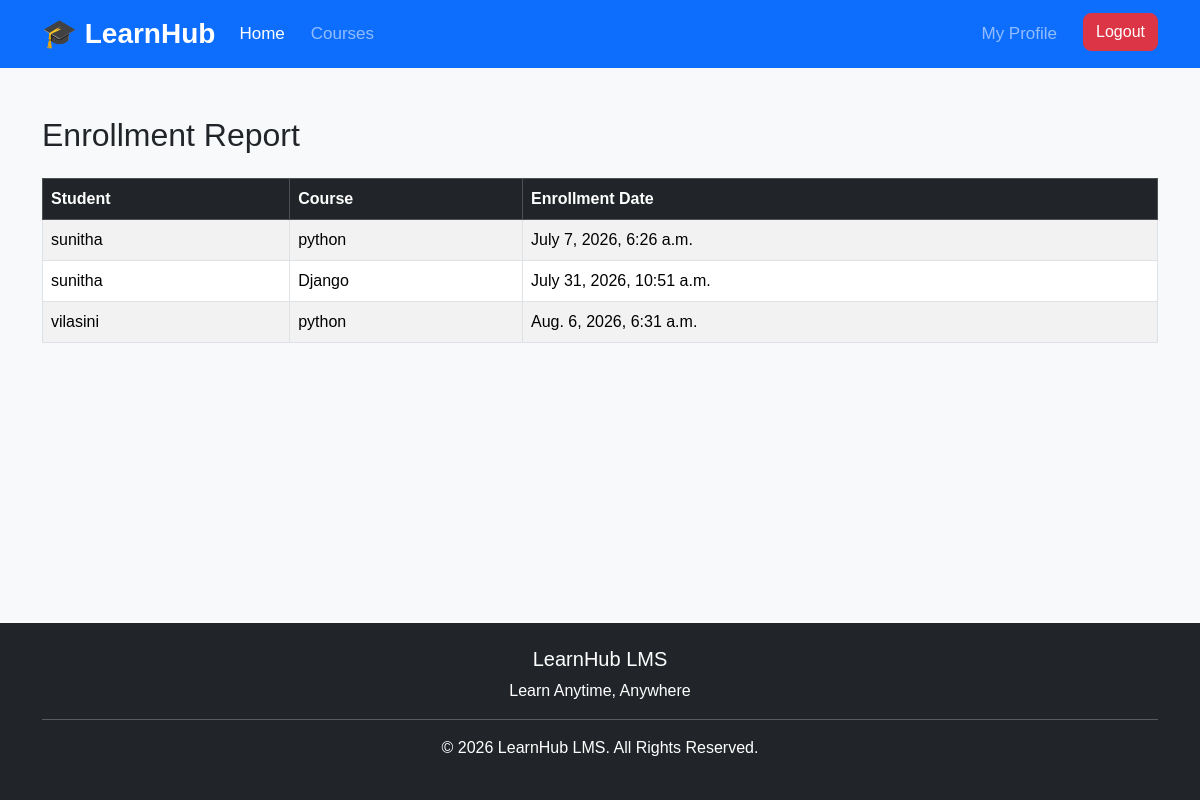
The app's page /enrollment-report/ (signed in) with its own data.
### courses/models.py (models this page shows, shortened)
class Enrollment(models.Model):
    student = models.ForeignKey(
        Profile,
        on_delete=models.CASCADE,
        limit_choices_to={'role': 'student'}
    )
    course = models.ForeignKey(
        Course,
        on_delete=models.CASCADE
    )
    enrolled_at = models.DateTimeField(
        auto_now_add=True
    )
    class Meta:
        unique_together = ['student', 'course']

class Course(models.Model):
    teacher = models.ForeignKey(
        Profile,
        on_delete=models.CASCADE,
        limit_choices_to={'role': 'teacher'}
    )
    title = models.CharField(max_length=200)
    description = models.TextField()
    category = models.CharField(
        max_length=30,
        choices=CATEGORY_CHOICES
    )
    level = models.CharField(
        max_length=20,
        choices=LEVEL_CHOICES
    )
    course_fee = models.DecimalField(
        max_digits=10,
        decimal_places=2
    )
    duration = models.CharField(
        max_length=100
    )
    course_image = models.ImageField(
        upload_to="courses/",
        blank=True,
        null=True
    )
    maximum_students = models.PositiveIntegerField(
        default=100
    )
    language = models.CharField(
        max_length=50,
        default="English"
    )
    status = models.CharField(
        max_length=20,
        choices=STATUS_CHOICES,
        default="draft"
    )
    created_at = models.DateTimeField(
        auto_now_add=True
    )
    updated_at = models.DateTimeField(
        auto_now=True
    )

### accounts/models.py (models this page shows, shortened)
class Profile(models.Model):
    user = models.OneToOneField(
        User,
        on_delete=models.CASCADE
    )
    role = models.CharField(
        max_length=10,
        choices=ROLE_CHOICES
    )
    phone = models.CharField(
        max_length=15,
        blank=True
    )
    gender = models.CharField(
        max_length=10,
        choices=GENDER_CHOICES,
        blank=True
    )
    date_of_birth = models.DateField(
        null=True,
        blank=True
    )
    address = models.TextField(
        blank=True
    )
    city = models.CharField(
        max_length=100,
        blank=True
    )
    state = models.CharField(
        max_length=100,
        blank=True
    )
    country = models.CharField(
        max_length=100,
        default="India"
    )
    profile_image = models.ImageField(
        upload_to="profiles/",
        blank=True,
        null=True
    )
    bio = models.TextField(
        blank=True
    )
    created_at = models.DateTimeField(
        auto_now_add=True
    )
    updated_at = models.DateTimeField(
        auto_now=True
    )
    is_teacher_approved = models.BooleanField(default=False)

### accounts/views.py (the view)
@login_required
def enrollment_report(request):
    if not request.user.is_superuser:
        return redirect("login")
    enrollments = Enrollment.objects.select_related(
        "student__user",
        "course"
    )
    return render(
        request,
        "accounts/enrollment_report.html",
        {
            "enrollments": enrollments
        }
    )

### templates/accounts/enrollment_report.html (shortened to what this page needs)
{% extends 'base.html' %}
{% block content %}
<div class="container mt-5">
    <h2 class="mb-4">
        Enrollment Report
    </h2>
    <table class="table table-bordered table-striped">
        <thead class="table-dark">
            <tr>
                <th>Student</th>
                <th>Course</th>
                <th>Enrollment Date</th>
            </tr>
        </thead>
        <tbody>
            {% for enrollment in enrollments %}
            <tr>
                <td>{{ enrollment.student.user.username }}</td>
                <td>{{ enrollment.course.title }}</td>
                <td>{{ enrollment.enrolled_at }}</td>
            </tr>
            {% empty %}
            <tr>
                <td colspan="3" class="text-center">
                    No enrollments found.
                </td>
            </tr>
            {% endfor %}
        </tbody>
    </table>
</div>
{% endblock %}

### static/css/style.css (style rules this page uses)
body { font-family: Arial, sans-serif; background-color: #f8f9fa; }
html, body { height:100%; }
body { background:#f8f9fa; }

### records on screen
Enrollment: student.user.username "sunitha", course "python", enrolled_at "July 7, 2026, 6:26 a.m."
Enrollment: student.user.username "sunitha", course "Django", enrolled_at "July 31, 2026, 10:51 a.m."
Enrollment: student.user.username "vilasini", course "python", enrolled_at "Aug. 6, 2026, 6:31 a.m."
